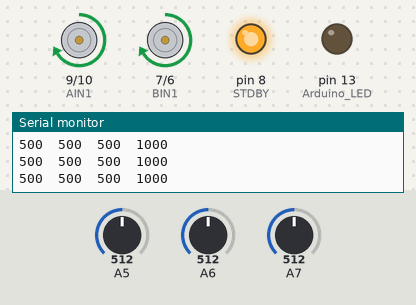
Bench run of a sketch on a simulated Arduino Uno, built with avr-gcc and run on an emulated ATmega328P. Shown: motor-driver pin pairs drawn as motors (green arrow = first pin HIGH = forward, orange = second pin HIGH = backward, longer = more drive, scaled by the enable pin), output pins drawn as LEDs (lit = HIGH), the last lines printed to the serial monitor. The inputs (shaded band) are chosen by the test bench; at power-on: A5 = 512, A6 = 512, A7 = 512.

Above: at 12.7 s.
12.8 s: A5 set to 390
At 13.4 s:
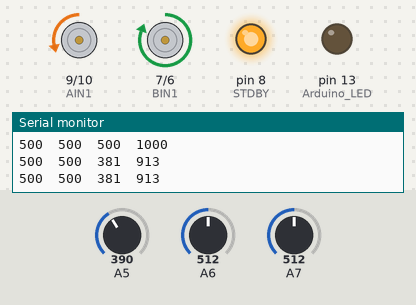
14.5 s: A5 set to 716
At 14.9 s:
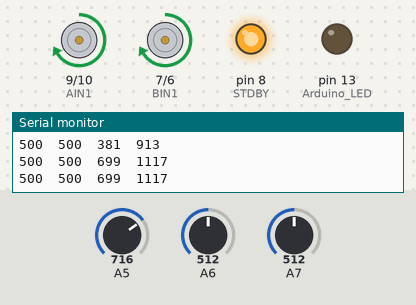
16.0 s: A5 set to 306
At 17.5 s:
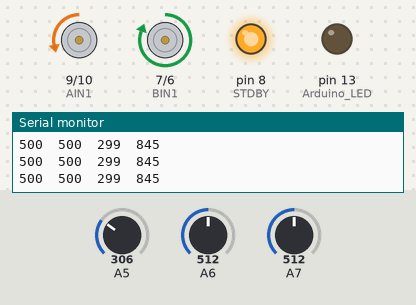
Timing chart, 0 to 19.0 s (numbered marks = the images above; inputs shaded):
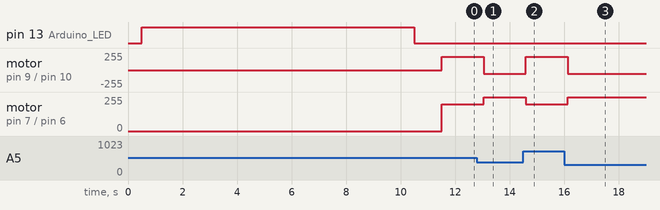

Measured:
- after the input at 12.8 s, motor on pin 9 (AIN1) / pin 10 (AIN2): forward 200/255 → backward 55/255 after 0.25 s; motor on pin 7 (BIN1) / pin 6 (BIN2): forward 200/255 → forward 255/255 after 0.25 s
- after the input at 14.5 s, motor on pin 9 (AIN1) / pin 10 (AIN2): backward 55/255 → forward 200/255 after 0.09 s; motor on pin 7 (BIN1) / pin 6 (BIN2): forward 255/255 → forward 200/255 after 0.09 s
- after the input at 16.0 s, motor on pin 9 (AIN1) / pin 10 (AIN2): forward 200/255 → backward 55/255 after 0.14 s; motor on pin 7 (BIN1) / pin 6 (BIN2): forward 200/255 → forward 255/255 after 0.14 s

The sketch:

QuickPID_Code.ino
```cpp
#include <QTRSensors.h>
#include <QuickPID.h>

//motor pins and speeds
const int PWMA = 11;
const int AIN2 = 10;
const int AIN1 = 9;
const int STDBY = 8;
const int BIN1 = 7;
const int BIN2 = 6;
const int PWMB = 5;
int speedL = -200;
int speedR = -200;

//sensor stuff
const int s0 = 7;  //left
const int s1 = 6;  //middle
const int s2 = 5;  //right
QTRSensors qtr;
uint16_t sensorValues[3];

//for PID
float Kp = 4;       //low single digits
float Ki = 0;       // <0.1
float Kd = 0;       //low single digits
float position;     //PID input
float steeringVal;  //PID output
float setPoint;     //goal position error is 0, directly centered on lines
QuickPID myPID(&position, &steeringVal, &setPoint, Kp, Ki, Kd,
               myPID.pMode::pOnError,       /* pOnError, pOnMeas, pOnErrorMeas */
               myPID.dMode::dOnMeas,        /* dOnError, dOnMeas */
               myPID.iAwMode::iAwCondition, /* iAwCondition, iAwClamp, iAwOff */
               myPID.Action::direct);

void setup() {
  //pins
  pinMode(PWMA, OUTPUT);
  pinMode(AIN1, OUTPUT);
  pinMode(AIN2, OUTPUT);
  pinMode(BIN1, OUTPUT);
  pinMode(BIN2, OUTPUT);
  pinMode(PWMB, OUTPUT);
  pinMode(STDBY, OUTPUT);
  digitalWrite(STDBY, HIGH);
  analogWrite(s0, INPUT);
  analogWrite(s1, INPUT);
  analogWrite(s2, INPUT);

  //sensor setup
  qtr.setTypeAnalog();
  qtr.setSensorPins((const uint8_t[]){ s0, s1, s2 }, 3);
  delay(500);
  pinMode(LED_BUILTIN, OUTPUT);  //Arduino LED
  digitalWrite(LED_BUILTIN, HIGH);
  //callibrating sensors
  for (uint16_t i = 0; i < 400; i++) {
    qtr.calibrate();
  }
  digitalWrite(LED_BUILTIN, LOW);  //indicates done with callibration
  //print callibration minimum value
  Serial.begin(9600);
  for (uint8_t i = 0; i < 3; i++) {
    Serial.print(qtr.calibrationOn.minimum[i]);
    Serial.print(' ');
  }
  Serial.println();
  //print callibration max values
  for (uint8_t i = 0; i < 3; i++) {
    Serial.print(qtr.calibrationOn.maximum[i]);
    Serial.print(' ');
  }

  //PID stuff
  position = qtr.readLineBlack(sensorValues);
  setPoint = 1000;
  myPID.SetTunings(Kp, Ki, Kd);
  myPID.SetMode(myPID.Control::automatic);

  Serial.println();
  delay(1000);
}

void loop() {
  // read calibrated sensor values and obtain a measure of the line position
  position = qtr.readLineBlack(sensorValues);
  //if robot leaves the line entirely
  // while(sensorValues[0]<=700 && sensorValues[1]<=700 && sensorValues[2]<=700){ //not sure about this
  //   if(position==0){
  //     drive(200,-200); //turn left if line disappeared to the left
  //   }
  //   else{
  //     drive(-200,+200); //turn right
  //   }
  //   position = qtr.readLineBlack(sensorValues);
  // }
  myPID.Compute();
  drive(speedL + steeringVal, speedR - steeringVal);  //not sure abt adding/subtracting here
  //delay(250); //prob make shorter


  //sensor test
  uint16_t position = qtr.readLineBlack(sensorValues);
  for (uint8_t i = 0; i < 3; i++) {
    Serial.print(sensorValues[i]);
    Serial.print('\t');
  }
  Serial.println(position);

  delay(250);
}

void motorWrite(int spd, int pin_IN1, int pin_IN2, int pin_PWM) {
  if (spd < 0) {  //go one way
    digitalWrite(pin_IN1, HIGH);
    digitalWrite(pin_IN2, LOW);
  } else {  //go the other way
    digitalWrite(pin_IN1, LOW);
    digitalWrite(pin_IN2, HIGH);
  }
  spd = abs(spd);
  spd = constrain(spd, 0, 255);
  analogWrite(pin_PWM, spd);
}

void drive(int speedL, int speedR) {
  motorWrite(speedL, AIN1, AIN2, PWMA);
  motorWrite(speedR, BIN1, BIN2, PWMB);
}
```
